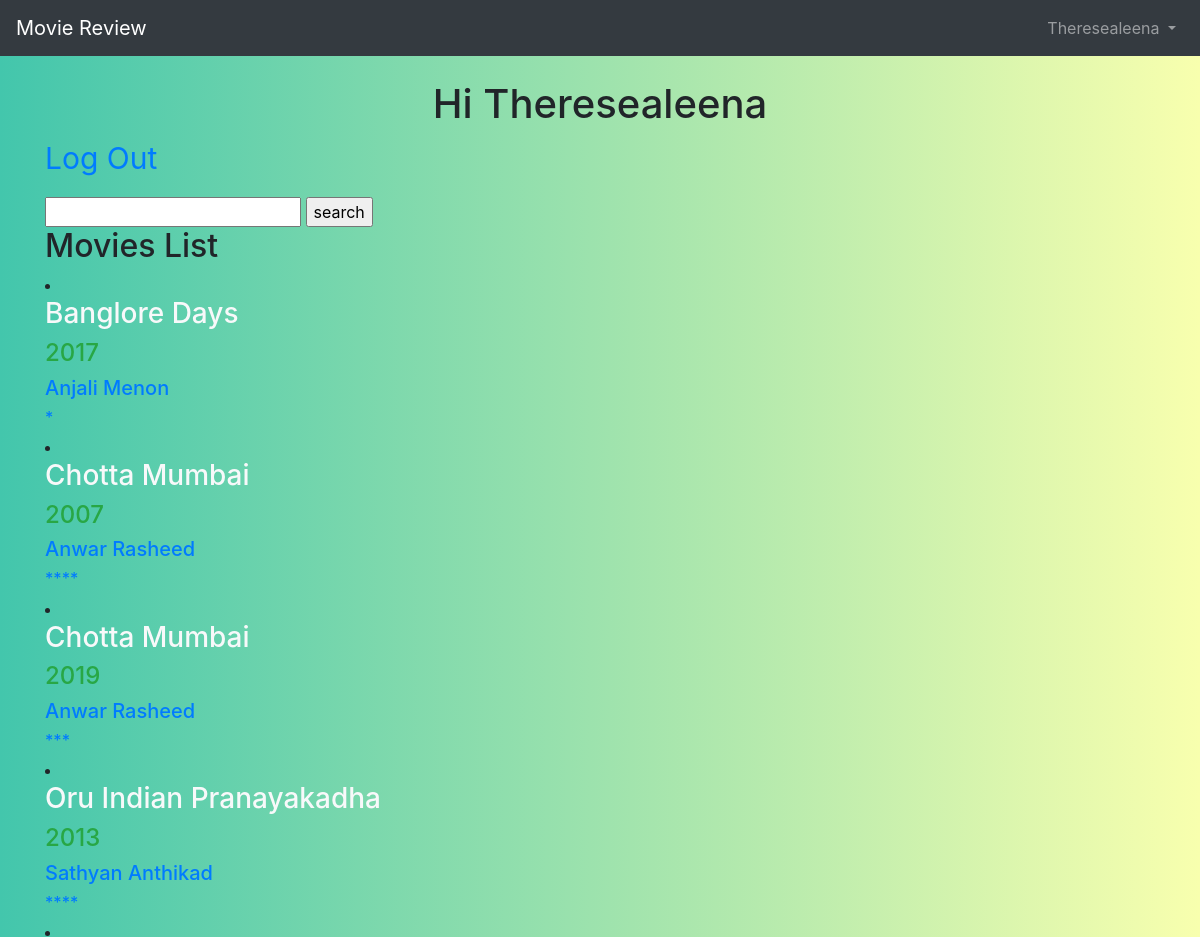
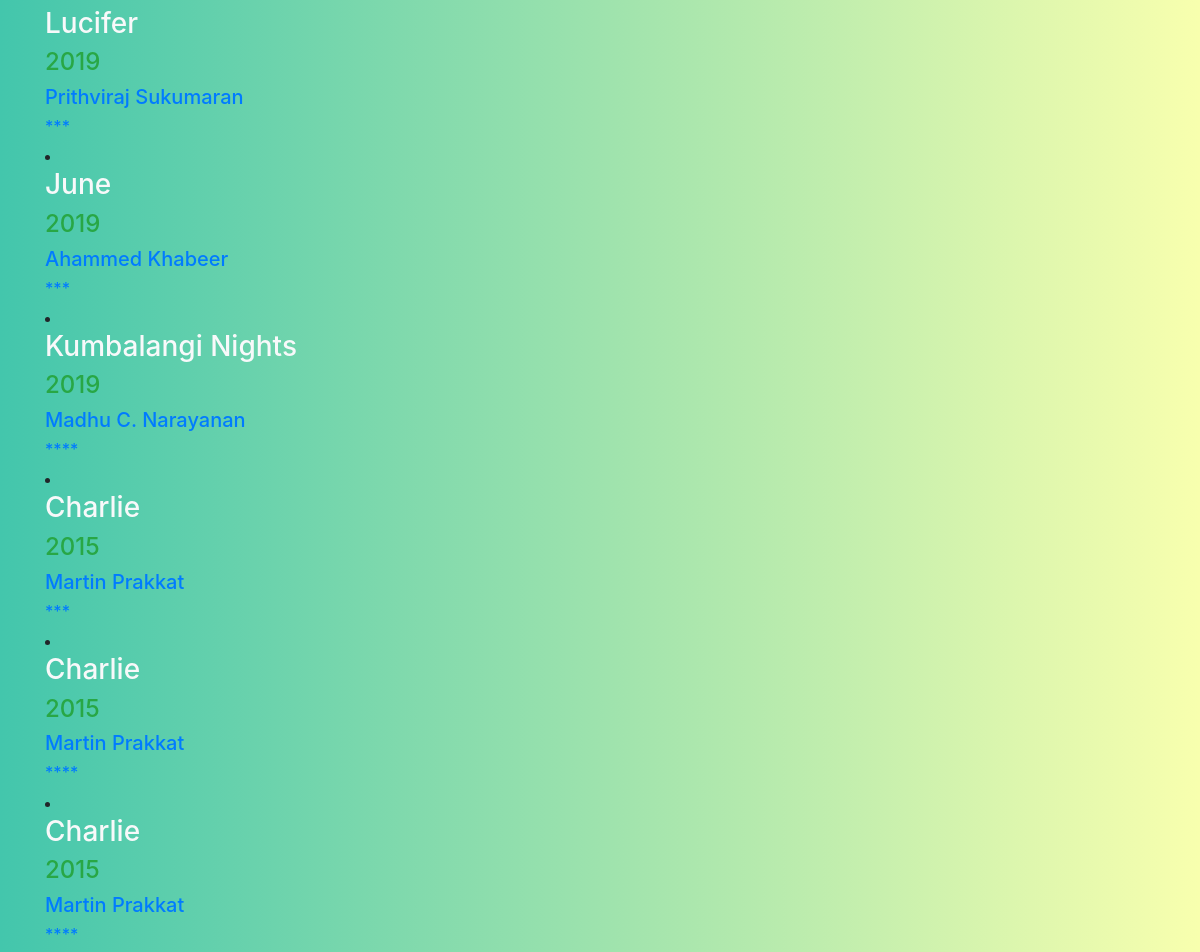
The app's page / (signed in) with its own data (2 pictures, top to bottom).
### users/models.py (models this page shows)
class CustomUser(AbstractUser):
	age = models.PositiveIntegerField(null=True, blank=True)

### ratings/models.py (models this page shows, shortened)
class Ratings(models.Model):
	rating = [('*','1'),
	        ('**','2'),
	        ('***','3'),
	        ('****','4'),
	         ('*****','5')]
	movie_name = models.CharField(max_length=50)
	release_year = models.CharField(max_length=4)
	director = models.CharField(max_length=30)
	review = models.TextField()
	author = models.ForeignKey(
		get_user_model(),
		on_delete=models.CASCADE,)
	rating = models.CharField(max_length=5, choices=rating, default='1')
	poster = models.ImageField(upload_to='poster/', blank =True)

### ratings/views.py (the view)
# urls.py: path('',RatingsListView.as_view(),name = 'home'),
class RatingsListView(ListView):
	model = Ratings
	template_name = 'home.html'

### templates/home.html (shortened to what this page needs)
{% extends 'base.html' %}
 {% load static %}
 	{% block body %}
    {% if user.is_authenticated %}
  <h1 class="text-center"> Hi {{ user.username }}</h1>
    <div class>
  <p><a href="{% url 'logout' %}">Log Out</a></p>
  </div>
 <form action= "{% url 'search' %}"  method="get">
  <input type ="text" name ="q">
<input type ="submit" value ="search">
</form>
 	<h2>Movies List</h2>
 	{% for element in object_list %}
  <a href="{% url 'detail' element.id %}">
  <li class="lisit-inline-item">
 	   <h3 class="text-light">{{ element.movie_name }}</h3>
 	   <h4 class="text-success">{{ element.release_year }}</h4>
 	   <h5>{{ element.director }}</h5>
 	   <h6>{{ element.rating }}</h6>
     {% endfor %}
  {% else %}
  <p>You are not logged in</p>
  <a href="{% url 'login' %}">Log In</a>
  <a href="{% url 'signup' %}">Sign Up</a>
{% endif %}
{% endblock body %}

### templates/base.html (shortened to what this page needs)
{% load static %}
<!DOCTYPE html>
<html lang="en">
  <head>
    <link rel="stylesheet" href="{% static 'css/base.css' %}">
    <link href="https://stackpath.bootstrapcdn.com/bootstrap/4.3.1/css/bootstrap.min.css" rel="stylesheet">
  </head>
  <body>
    <nav class="navbar navbar-expand-md navbar-dark bg-dark mb-4">
      <a class="navbar-brand" href="{% url 'home' %}">Movie Review</a>
      <div class="collapse navbar-collapse" id="navbarCollapse">
        {% if user.is_authenticated %}
          <ul class="navbar-nav ml-auto">
            <li class="nav-item">
              <a class="nav-link dropdown-toggle" href="#" id="userMenu"\\
              data-toggle="dropdown" aria-haspopup="true" aria-expanded\\
              ="false">
                {{ user.username }}
              </a>
            </li>
          </ul>
        {% endif %}
      </div>
    </nav>
    <div class="container">
      {% block body %}
      {% endblock body %}
    </div>
  </body>
</html>

### static/css/base.css (style rules this page uses)
body { background: linear-gradient(to right, #43c6ac, #f8ffae); height: 100%; margin: 0; background-repeat: no-repeat; background-attachment: fixed; }
p { color: white; font-size: 30px; }

### records on screen
CustomUser: username "Theresealeena"
Ratings: movie_name "Banglore Days", release_year "2017", director "Anjali Menon", rating "*"
Ratings: movie_name "Chotta Mumbai", release_year "2007", director "Anwar Rasheed", rating "****"
Ratings: movie_name "Chotta Mumbai", release_year "2019", director "Anwar Rasheed", rating "***"
Ratings: movie_name "Oru Indian Pranayakadha", release_year "2013", director "Sathyan Anthikad", rating "****"
Ratings: movie_name "Lucifer", release_year "2019", director "Prithviraj Sukumaran", rating "***"
Ratings: movie_name "June", release_year "2019", director "Ahammed Khabeer", rating "***"
Ratings: movie_name "Kumbalangi Nights", release_year "2019", director "Madhu C. Narayanan", rating "****"
Ratings: movie_name "Charlie", release_year "2015", director "Martin Prakkat", rating "***"
Ratings: movie_name "Charlie", release_year "2015", director "Martin Prakkat", rating "****"
Ratings: movie_name "Charlie", release_year "2015", director "Martin Prakkat", rating "****"
